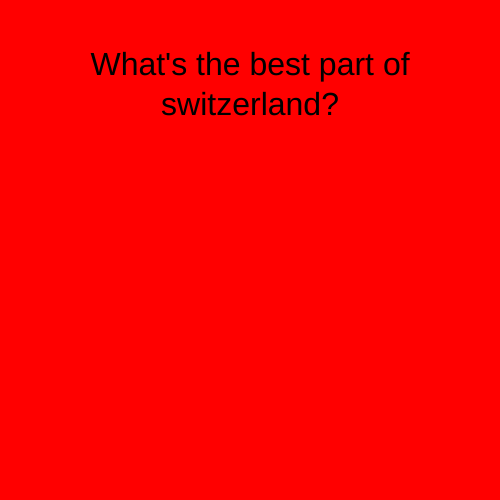
Frame 1 (no input)
Frame 60 (no input): identical to frame 1, image omitted
Frame 120 (the mouse pressed at the canvas centre since frame 60): identical to frame 1, image omitted

The p5.js sketch that drew this single still picture (run headless with seeded random() and noise() and a simulated clock; from frame 60 on, the mouse is pressed at the canvas centre):

// p5.js sketch
// ── sketch.js
  let timer = 0 ;
  let state = 0 ;

function setup() {
  createCanvas(500, 500) ;
  textSize(32) ;
  textAlign(CENTER) ;
  rectMode(CENTER) ;
}

function draw() {

  switch(state) {

    case 0:
    background('red') ;
    text("What's the best part of switzerland?", 250, 250, 350, 400) ;
    timer = timer + 1;
    if (timer > 3*60) {
      state = 1;
      timer = 0;
    }
    break ;

    case 1:
    background('blue') ;
    text("Well the flag is a big plus", 250, 250, 350, 400) ;
    timer = timer + 1;
    if (timer > 3*60) {
      state = 0;
      timer = 0;
    }
    break ;

  }

}
